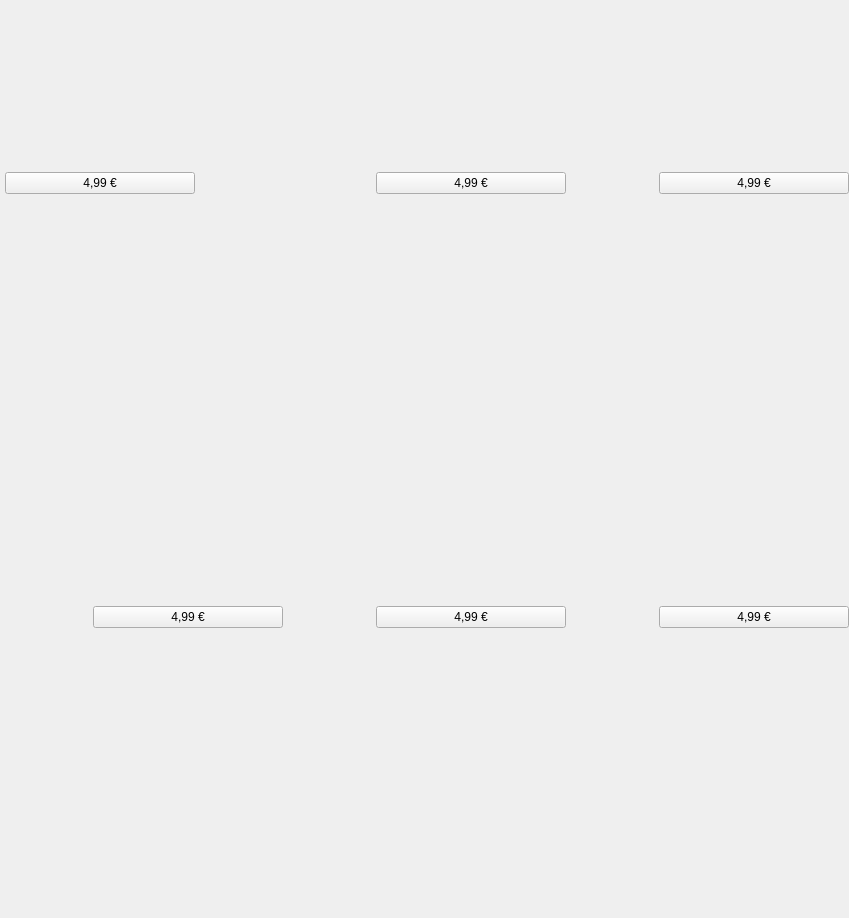
<?xml version="1.0" encoding="UTF-8"?>
<ui version="4.0">
 <class>StoreIconGridViewer</class>
 <widget class="QWidget" name="StoreIconGridViewer">
  <property name="geometry">
   <rect>
    <x>0</x>
    <y>0</y>
    <width>849</width>
    <height>918</height>
   </rect>
  </property>
  <property name="minimumSize">
   <size>
    <width>0</width>
    <height>0</height>
   </size>
  </property>
  <property name="maximumSize">
   <size>
    <width>898</width>
    <height>918</height>
   </size>
  </property>
  <property name="focusPolicy">
   <enum>Qt::NoFocus</enum>
  </property>
  <property name="windowTitle">
   <string notr="true">Form</string>
  </property>
  <property name="styleSheet">
   <string notr="true" />
  </property>
  <layout class="QVBoxLayout" name="verticalLayout">
   <property name="spacing">
    <number>0</number>
   </property>
   <property name="margin">
    <number>0</number>
   </property>
   <item>
    <widget class="QWidget" name="iconGridViewerCont" native="true">
     <property name="sizePolicy">
      <sizepolicy hsizetype="Fixed" vsizetype="Fixed">
       <horstretch>195</horstretch>
       <verstretch>27</verstretch>
      </sizepolicy>
     </property>
     <property name="minimumSize">
      <size>
       <width>0</width>
       <height>0</height>
      </size>
     </property>
     <property name="maximumSize">
      <size>
       <width>14142</width>
       <height>14142</height>
      </size>
     </property>
     <layout class="QGridLayout" name="gridLayout_2">
      <property name="margin">
       <number>0</number>
      </property>
      <property name="spacing">
       <number>0</number>
      </property>
      <item column="1" row="3">
       <widget class="QWidget" name="book5Cont" native="true">
        <layout class="QHBoxLayout" name="horizontalLayout">
         <property name="spacing">
          <number>0</number>
         </property>
         <property name="leftMargin">
          <number>5</number>
         </property>
         <property name="topMargin">
          <number>0</number>
         </property>
         <property name="rightMargin">
          <number>0</number>
         </property>
         <property name="bottomMargin">
          <number>0</number>
         </property>
         <item>
          <spacer name="horizontalSpacer">
           <property name="orientation">
            <enum>Qt::Horizontal</enum>
           </property>
           <property name="sizeHint" stdset="0">
            <size>
             <width>14</width>
             <height>28</height>
            </size>
           </property>
          </spacer>
         </item>
         <item>
          <widget class="QWidget" name="bookPrice5Cont" native="true">
           <layout class="QVBoxLayout" name="bookPrice5Con2t">
            <property name="spacing">
             <number>0</number>
            </property>
            <property name="margin">
             <number>0</number>
            </property>
            <item>
             <layout class="QHBoxLayout" name="horizontalLayout_11">
              <property name="spacing">
               <number>0</number>
              </property>
              <property name="topMargin">
               <number>0</number>
              </property>
              <item>
               <widget class="QPushButton" name="bookPrice1_5">
                <property name="text">
                 <string>4,99 &#8364;</string>
                </property>
               </widget>
              </item>
             </layout>
            </item>
            <item>
             <widget class="LibraryIconGridViewerItem" name="book5" native="true">
              <property name="minimumSize">
               <size>
                <width>190</width>
                <height>240</height>
               </size>
              </property>
              <property name="maximumSize">
               <size>
                <width>269</width>
                <height>14142</height>
               </size>
              </property>
              <property name="sizeIncrement">
               <size>
                <width>0</width>
                <height>0</height>
               </size>
              </property>
             </widget>
            </item>
           </layout>
          </widget>
         </item>
        </layout>
       </widget>
      </item>
      <item column="0" row="3">
       <widget class="QWidget" name="book4Cont" native="true">
        <layout class="QHBoxLayout" name="horizontalLayout_6">
         <property name="spacing">
          <number>0</number>
         </property>
         <property name="leftMargin">
          <number>5</number>
         </property>
         <property name="topMargin">
          <number>0</number>
         </property>
         <property name="rightMargin">
          <number>0</number>
         </property>
         <property name="bottomMargin">
          <number>0</number>
         </property>
         <item>
          <spacer name="horizontalSpacer_6">
           <property name="orientation">
            <enum>Qt::Horizontal</enum>
           </property>
           <property name="sizeHint" stdset="0">
            <size>
             <width>14</width>
             <height>28</height>
            </size>
           </property>
          </spacer>
         </item>
         <item>
          <widget class="QWidget" name="bookPrice4Cont" native="true">
           <layout class="QVBoxLayout" name="verticalLayout_5">
            <property name="spacing">
             <number>0</number>
            </property>
            <property name="margin">
             <number>0</number>
            </property>
            <item>
             <layout class="QHBoxLayout" name="horizontalLayout_10">
              <property name="spacing">
               <number>0</number>
              </property>
              <property name="topMargin">
               <number>0</number>
              </property>
              <item>
               <widget class="QPushButton" name="bookPrice1_4">
                <property name="text">
                 <string>4,99 &#8364;</string>
                </property>
               </widget>
              </item>
             </layout>
            </item>
            <item>
             <widget class="LibraryIconGridViewerItem" name="book4" native="true">
              <property name="minimumSize">
               <size>
                <width>190</width>
                <height>240</height>
               </size>
              </property>
              <property name="maximumSize">
               <size>
                <width>269</width>
                <height>14142</height>
               </size>
              </property>
              <property name="sizeIncrement">
               <size>
                <width>0</width>
                <height>0</height>
               </size>
              </property>
             </widget>
            </item>
           </layout>
          </widget>
         </item>
        </layout>
       </widget>
      </item>
      <item column="1" row="1">
       <widget class="QWidget" name="book2Cont" native="true">
        <layout class="QHBoxLayout" name="horizontalLayout_4">
         <property name="spacing">
          <number>0</number>
         </property>
         <property name="leftMargin">
          <number>5</number>
         </property>
         <property name="topMargin">
          <number>0</number>
         </property>
         <property name="rightMargin">
          <number>0</number>
         </property>
         <property name="bottomMargin">
          <number>0</number>
         </property>
         <item>
          <spacer name="horizontalSpacer_3">
           <property name="orientation">
            <enum>Qt::Horizontal</enum>
           </property>
           <property name="sizeHint" stdset="0">
            <size>
             <width>14</width>
             <height>28</height>
            </size>
           </property>
          </spacer>
         </item>
         <item>
          <widget class="QWidget" name="bookPrice2Cont" native="true">
           <layout class="QVBoxLayout" name="verticalLayout_3">
            <property name="spacing">
             <number>0</number>
            </property>
            <property name="margin">
             <number>0</number>
            </property>
            <item>
             <layout class="QHBoxLayout" name="horizontalLayout_8">
              <property name="spacing">
               <number>0</number>
              </property>
              <property name="topMargin">
               <number>0</number>
              </property>
              <item>
               <widget class="QPushButton" name="bookPrice1_2">
                <property name="text">
                 <string>4,99 &#8364;</string>
                </property>
               </widget>
              </item>
             </layout>
            </item>
            <item>
             <widget class="LibraryIconGridViewerItem" name="book2" native="true">
              <property name="minimumSize">
               <size>
                <width>190</width>
                <height>240</height>
               </size>
              </property>
              <property name="maximumSize">
               <size>
                <width>269</width>
                <height>14142</height>
               </size>
              </property>
             </widget>
            </item>
           </layout>
          </widget>
         </item>
        </layout>
       </widget>
      </item>
      <item column="1" row="2">
       <spacer name="verticalSpacer">
        <property name="orientation">
         <enum>Qt::Vertical</enum>
        </property>
        <property name="sizeHint" stdset="0">
         <size>
          <width>28</width>
          <height>57</height>
         </size>
        </property>
       </spacer>
      </item>
      <item column="0" row="1">
       <widget class="QFrame" name="book1Cont">
        <layout class="QHBoxLayout" name="horizontalLayout_3">
         <property name="spacing">
          <number>0</number>
         </property>
         <property name="leftMargin">
          <number>5</number>
         </property>
         <property name="topMargin">
          <number>0</number>
         </property>
         <property name="rightMargin">
          <number>0</number>
         </property>
         <property name="bottomMargin">
          <number>0</number>
         </property>
         <item>
          <widget class="QWidget" name="bookPrice1Cont" native="true">
           <layout class="QVBoxLayout" name="verticalLayout_2">
            <property name="spacing">
             <number>0</number>
            </property>
            <property name="margin">
             <number>0</number>
            </property>
            <item>
             <layout class="QHBoxLayout" name="horizontalLayout_2">
              <property name="spacing">
               <number>0</number>
              </property>
              <property name="topMargin">
               <number>0</number>
              </property>
              <item>
               <widget class="QPushButton" name="bookPrice1">
                <property name="text">
                 <string>4,99 &#8364;</string>
                </property>
               </widget>
              </item>
             </layout>
            </item>
            <item>
             <widget class="LibraryIconGridViewerItem" name="book1" native="true">
              <property name="minimumSize">
               <size>
                <width>190</width>
                <height>240</height>
               </size>
              </property>
              <property name="maximumSize">
               <size>
                <width>269</width>
                <height>141421</height>
               </size>
              </property>
             </widget>
            </item>
           </layout>
          </widget>
         </item>
         <item>
          <spacer name="horizontalSpacer_2">
           <property name="orientation">
            <enum>Qt::Horizontal</enum>
           </property>
           <property name="sizeType">
            <enum>QSizePolicy::Expanding</enum>
           </property>
           <property name="sizeHint" stdset="0">
            <size>
             <width>14</width>
             <height>28</height>
            </size>
           </property>
          </spacer>
         </item>
        </layout>
       </widget>
      </item>
      <item column="2" row="3">
       <widget class="QWidget" name="book6Cont" native="true">
        <layout class="QHBoxLayout" name="horizontalLayout_7">
         <property name="spacing">
          <number>0</number>
         </property>
         <property name="leftMargin">
          <number>5</number>
         </property>
         <property name="topMargin">
          <number>0</number>
         </property>
         <property name="rightMargin">
          <number>0</number>
         </property>
         <property name="bottomMargin">
          <number>0</number>
         </property>
         <item>
          <spacer name="horizontalSpacer_4">
           <property name="orientation">
            <enum>Qt::Horizontal</enum>
           </property>
           <property name="sizeHint" stdset="0">
            <size>
             <width>14</width>
             <height>28</height>
            </size>
           </property>
          </spacer>
         </item>
         <item>
          <widget class="QWidget" name="bookPrice6Cont" native="true">
           <layout class="QVBoxLayout" name="verticalLayout_6">
            <property name="spacing">
             <number>0</number>
            </property>
            <property name="margin">
             <number>0</number>
            </property>
            <item>
             <layout class="QHBoxLayout" name="horizontalLayout_12">
              <property name="spacing">
               <number>0</number>
              </property>
              <property name="topMargin">
               <number>0</number>
              </property>
              <item>
               <widget class="QPushButton" name="bookPrice1_6">
                <property name="text">
                 <string>4,99 &#8364;</string>
                </property>
               </widget>
              </item>
             </layout>
            </item>
            <item>
             <widget class="LibraryIconGridViewerItem" name="book6" native="true">
              <property name="minimumSize">
               <size>
                <width>190</width>
                <height>240</height>
               </size>
              </property>
              <property name="maximumSize">
               <size>
                <width>269</width>
                <height>14142</height>
               </size>
              </property>
              <property name="sizeIncrement">
               <size>
                <width>0</width>
                <height>0</height>
               </size>
              </property>
             </widget>
            </item>
           </layout>
          </widget>
         </item>
        </layout>
       </widget>
      </item>
      <item column="2" row="1">
       <widget class="QWidget" name="book3Cont" native="true">
        <layout class="QHBoxLayout" name="horizontalLayout_5">
         <property name="spacing">
          <number>0</number>
         </property>
         <property name="leftMargin">
          <number>5</number>
         </property>
         <property name="topMargin">
          <number>0</number>
         </property>
         <property name="rightMargin">
          <number>0</number>
         </property>
         <property name="bottomMargin">
          <number>0</number>
         </property>
         <item>
          <spacer name="horizontalSpacer_5">
           <property name="orientation">
            <enum>Qt::Horizontal</enum>
           </property>
           <property name="sizeHint" stdset="0">
            <size>
             <width>14</width>
             <height>28</height>
            </size>
           </property>
          </spacer>
         </item>
         <item>
          <widget class="QWidget" name="bookPrice3Cont" native="true">
           <layout class="QVBoxLayout" name="verticalLayout_4">
            <property name="spacing">
             <number>0</number>
            </property>
            <property name="margin">
             <number>0</number>
            </property>
            <item>
             <layout class="QHBoxLayout" name="horizontalLayout_9">
              <property name="spacing">
               <number>0</number>
              </property>
              <property name="topMargin">
               <number>0</number>
              </property>
              <item>
               <widget class="QPushButton" name="bookPrice1_3">
                <property name="text">
                 <string>4,99 &#8364;</string>
                </property>
               </widget>
              </item>
             </layout>
            </item>
            <item>
             <widget class="LibraryIconGridViewerItem" name="book3" native="true">
              <property name="minimumSize">
               <size>
                <width>190</width>
                <height>240</height>
               </size>
              </property>
              <property name="maximumSize">
               <size>
                <width>269</width>
                <height>14142</height>
               </size>
              </property>
             </widget>
            </item>
           </layout>
          </widget>
         </item>
        </layout>
       </widget>
      </item>
      <item column="1" row="0">
       <spacer name="verticalSpacer_2">
        <property name="orientation">
         <enum>Qt::Vertical</enum>
        </property>
        <property name="sizeType">
         <enum>QSizePolicy::Expanding</enum>
        </property>
        <property name="sizeHint" stdset="0">
         <size>
          <width>28</width>
          <height>1</height>
         </size>
        </property>
       </spacer>
      </item>
     </layout>
    </widget>
   </item>
   <item>
    <widget class="LibraryPageHandler" name="VerticalPagerHandler" native="true">
     <property name="minimumSize">
      <size>
       <width>0</width>
       <height>50</height>
      </size>
     </property>
     <property name="maximumSize">
      <size>
       <width>16777215</width>
       <height>71</height>
      </size>
     </property>
     <property name="styleSheet">
      <string notr="true" />
     </property>
    </widget>
   </item>
  </layout>
 </widget>
 <customwidgets>
  <customwidget>
   <class>LibraryPageHandler</class>
   <extends>QWidget</extends>
   <header>LibraryPageHandler.h</header>
   <container>1</container>
  </customwidget>
  <customwidget>
   <class>LibraryIconGridViewerItem</class>
   <extends>QWidget</extends>
   <header location="global">LibraryIconGridViewerItem.h</header>
   <container>1</container>
  </customwidget>
 </customwidgets>
 <resources />
 <connections />
</ui>
